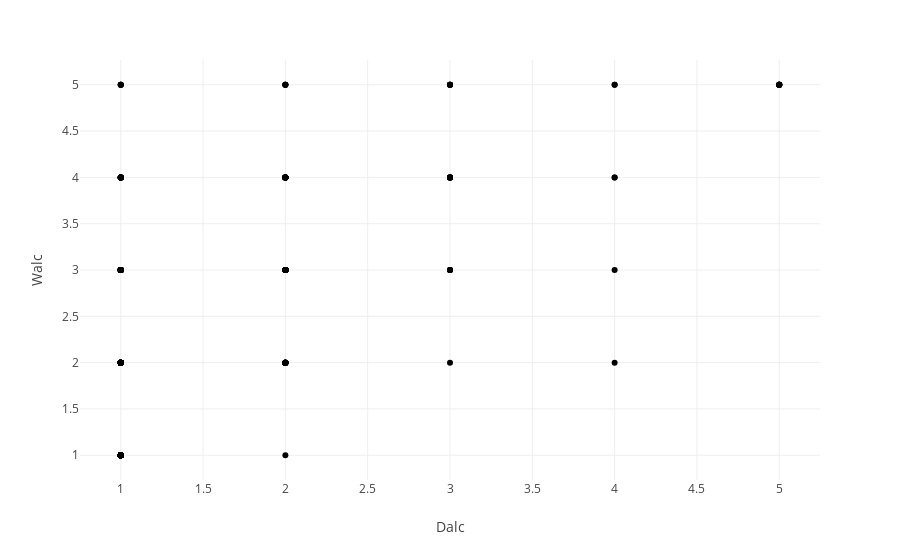

Here is the notebook cell this chart was saved with:
### Markdown cell above
parents living apart

### Code cell
drawscatter(df4, 'Dalc', 'Walc')

### Figure 1 — Plotly figure (JSON) as saved in the notebook; plotly's stock layout.template omitted (floating-point values rounded to 4 significant figures; data arrays with more than 128 entries replaced by an {"elided": "..."} marker saying what was removed)
{"data": [{"hovertemplate": "Dalc=%{x}<br>Walc=%{y}<extra></extra>", "legendgroup": "", "marker": {"color": "#000001", "symbol": "circle"}, "mode": "markers", "name": "", "orientation": "v", "showlegend": false, "x": {"elided": "327 int values"}, "xaxis": "x", "y": {"elided": "327 int values"}, "yaxis": "y", "type": "scatter"}], "layout": {"xaxis": {"anchor": "y", "domain": [0.0, 1.0], "title": {"text": "Dalc"}}, "yaxis": {"anchor": "x", "domain": [0.0, 1.0], "title": {"text": "Walc"}}, "legend": {"tracegroupgap": 0}, "margin": {"t": 60}}}
